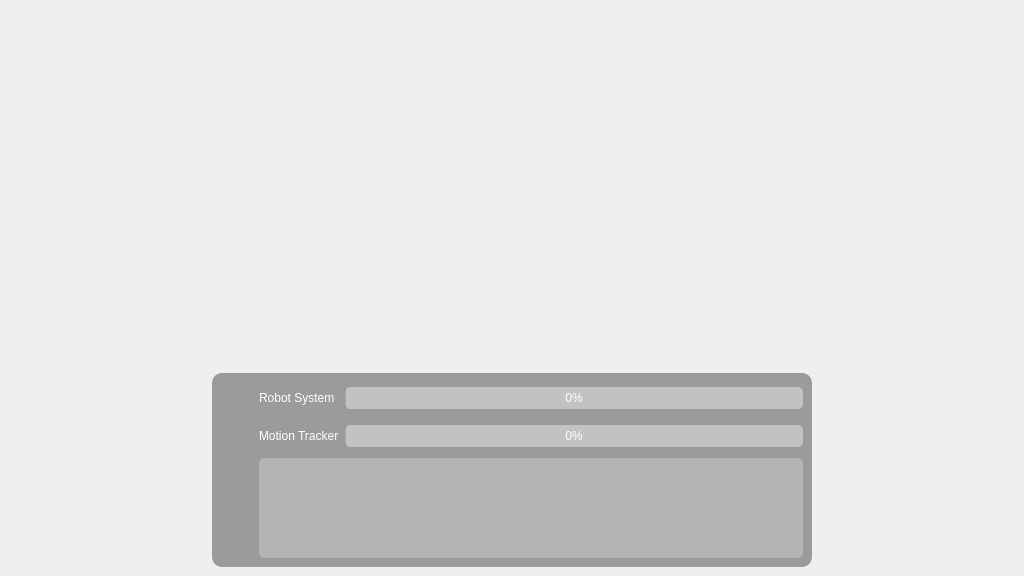
      <widget class="QWidget" name="page_loading">
       <layout class="QGridLayout" name="gridLayout_26">
        <property name="leftMargin">
         <number>0</number>
        </property>
        <property name="topMargin">
         <number>0</number>
        </property>
        <property name="rightMargin">
         <number>0</number>
        </property>
        <property name="bottomMargin">
         <number>0</number>
        </property>
        <property name="spacing">
         <number>0</number>
        </property>
        <item row="0" column="0">
         <widget class="QWidget" name="mainWidget" native="true">
          <property name="sizePolicy">
           <sizepolicy hsizetype="Fixed" vsizetype="Fixed">
            <horstretch>0</horstretch>
            <verstretch>0</verstretch>
           </sizepolicy>
          </property>
          <property name="minimumSize">
           <size>
            <width>1024</width>
            <height>576</height>
           </size>
          </property>
          <property name="maximumSize">
           <size>
            <width>1024</width>
            <height>576</height>
           </size>
          </property>
          <property name="autoFillBackground">
           <bool>false</bool>
          </property>
          <property name="styleSheet">
           <string notr="true">#mainWidget{
	background-image:url(image/background.png);
}</string>
          </property>
          <layout class="QGridLayout" name="gridLayout_2">
           <property name="topMargin">
            <number>11</number>
           </property>
           <property name="verticalSpacing">
            <number>0</number>
           </property>
           <item row="2" column="1">
            <spacer name="verticalSpacer">
             <property name="orientation">
              <enum>Qt::Vertical</enum>
             </property>
             <property name="sizeHint" stdset="0">
              <size>
               <width>20</width>
               <height>40</height>
              </size>
             </property>
            </spacer>
           </item>
           <item row="0" column="1">
            <widget class="QLabel" name="label_title">
             <property name="minimumSize">
              <size>
               <width>0</width>
               <height>100</height>
              </size>
             </property>
             <property name="maximumSize">
              <size>
               <width>16777215</width>
               <height>100</height>
              </size>
             </property>
             <property name="styleSheet">
              <string notr="true">#label_title{
	color:#eeeeee;
	font: 64pt &quot;Cascadia Code SemiBold&quot;;
	padding:0px;
	margin:0px;
}</string>
             </property>
             <property name="text">
              <string>AitherBot</string>
             </property>
             <property name="alignment">
              <set>Qt::AlignCenter</set>
             </property>
            </widget>
           </item>
           <item row="3" column="1">
            <widget class="QWidget" name="wdgProgress" native="true">
             <property name="sizePolicy">
              <sizepolicy hsizetype="Preferred" vsizetype="Minimum">
               <horstretch>0</horstretch>
               <verstretch>0</verstretch>
              </sizepolicy>
             </property>
             <property name="minimumSize">
              <size>
               <width>600</width>
               <height>96</height>
              </size>
             </property>
             <property name="styleSheet">
              <string notr="true">#wdgProgress{
	
background-color: rgba(120, 120, 120, 180);
border-radius:10px;
}

QProgressBar{
	color:rgb(255, 255, 255);
	background-color:rgba(255, 255, 255, 100);
	border:0px;
	border-radius:5px;
}





QProgressBar::chunk[value=&quot;100&quot;]{
	background-color:rgb(0, 160, 0);
	border-radius:5px;
}


QProgressBar[value=&quot;100&quot;]{
	color: rgb(255, 255, 0);
	border-radius:5px;
}

QLabel{
	font: 9pt &quot;Arial&quot;;
	color:#ffffff;
}

#pteProgress{
	border-radius:5px;
	background-color:rgb(180, 180, 180);
	font: 12pt &quot;Arial&quot;;
	color:#ffffff;
}
</string>
             </property>
             <layout class="QGridLayout" name="gridLayout">
              <item row="2" column="1">
               <widget class="QLabel" name="label_2">
                <property name="text">
                 <string>Motion Tracker</string>
                </property>
               </widget>
              </item>
              <item row="1" column="1">
               <widget class="QLabel" name="label">
                <property name="text">
                 <string>Robot System</string>
                </property>
               </widget>
              </item>
              <item row="1" column="0">
               <widget class="QWidget" name="wdgCheckRobot" native="true">
                <property name="minimumSize">
                 <size>
                  <width>32</width>
                  <height>32</height>
                 </size>
                </property>
                <property name="maximumSize">
                 <size>
                  <width>32</width>
                  <height>32</height>
                 </size>
                </property>
                <property name="styleSheet">
                 <string notr="true"/>
                </property>
               </widget>
              </item>
              <item row="1" column="2">
               <widget class="QProgressBar" name="pgbRobot">
                <property name="styleSheet">
                 <string notr="true"/>
                </property>
                <property name="maximum">
                 <number>100</number>
                </property>
                <property name="value">
                 <number>0</number>
                </property>
                <property name="alignment">
                 <set>Qt::AlignCenter</set>
                </property>
                <property name="textVisible">
                 <bool>true</bool>
                </property>
                <property name="orientation">
                 <enum>Qt::Horizontal</enum>
                </property>
                <property name="invertedAppearance">
                 <bool>false</bool>
                </property>
                <property name="textDirection">
                 <enum>QProgressBar::BottomToTop</enum>
                </property>
               </widget>
              </item>
              <item row="2" column="0">
               <widget class="QWidget" name="wdgCheckLaser" native="true">
                <property name="minimumSize">
                 <size>
                  <width>32</width>
                  <height>32</height>
                 </size>
                </property>
                <property name="maximumSize">
                 <size>
                  <width>32</width>
                  <height>32</height>
                 </size>
                </property>
                <property name="styleSheet">
                 <string notr="true"/>
                </property>
               </widget>
              </item>
              <item row="2" column="2">
               <widget class="QProgressBar" name="pgbLaser">
                <property name="styleSheet">
                 <string notr="true"/>
                </property>
                <property name="value">
                 <number>0</number>
                </property>
                <property name="alignment">
                 <set>Qt::AlignCenter</set>
                </property>
                <property name="orientation">
                 <enum>Qt::Horizontal</enum>
                </property>
                <property name="textDirection">
                 <enum>QProgressBar::BottomToTop</enum>
                </property>
               </widget>
              </item>
              <item row="3" column="1" colspan="2">
               <widget class="QPlainTextEdit" name="pteProgress">
                <property name="sizePolicy">
                 <sizepolicy hsizetype="Expanding" vsizetype="Maximum">
                  <horstretch>0</horstretch>
                  <verstretch>0</verstretch>
                 </sizepolicy>
                </property>
                <property name="minimumSize">
                 <size>
                  <width>0</width>
                  <height>0</height>
                 </size>
                </property>
                <property name="maximumSize">
                 <size>
                  <width>16777215</width>
                  <height>100</height>
                 </size>
                </property>
                <property name="readOnly">
                 <bool>true</bool>
                </property>
                <property name="plainText">
                 <string/>
                </property>
               </widget>
              </item>
             </layout>
            </widget>
           </item>
           <item row="3" column="0">
            <spacer name="horizontalSpacer">
             <property name="orientation">
              <enum>Qt::Horizontal</enum>
             </property>
             <property name="sizeHint" stdset="0">
              <size>
               <width>40</width>
               <height>20</height>
              </size>
             </property>
            </spacer>
           </item>
           <item row="1" column="0" colspan="3">
            <widget class="QLabel" name="label_subtitle">
             <property name="styleSheet">
              <string notr="true">	color:#eeeeee;
	font: 18pt &quot;Cascadia Code SemiBold&quot;;
	margin-right:240px;</string>
             </property>
             <property name="text">
              <string>Lung Surgical Robotic</string>
             </property>
             <property name="textFormat">
              <enum>Qt::MarkdownText</enum>
             </property>
             <property name="alignment">
              <set>Qt::AlignRight|Qt::AlignTrailing|Qt::AlignVCenter</set>
             </property>
            </widget>
           </item>
           <item row="3" column="2">
            <spacer name="horizontalSpacer_2">
             <property name="orientation">
              <enum>Qt::Horizontal</enum>
             </property>
             <property name="sizeHint" stdset="0">
              <size>
               <width>40</width>
               <height>20</height>
              </size>
             </property>
            </spacer>
           </item>
          </layout>
         </widget>
        </item>
       </layout>
      </widget>
